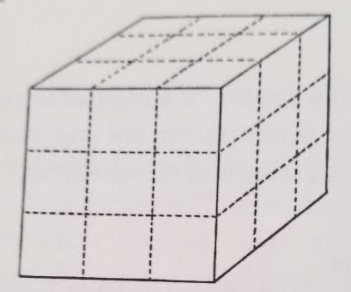
#> input picture Resources/A3_Images/Mathematics/Geometry/cube_27.png, 351 x 292 px, found by its file name
$ jupyter execute 'Problems 1 Start.ipynb'   (shell and % lines are left out)   (older library calls are emulated)
#> lines starting #> are read from the running program, lines starting #| are printed output that depends on the picture
# ${\Large \infty}$ Problem Guide and Starter Problems

### Friendly introduction

These **Problems** are here for you to try out.  They are organized into categories
and have stars from 1 to 5.

$\star$ Could be easy, perhaps not...

$\star\star$ Probably will require at least 15 minutes of your time to solve.

$\star\star\star$ I can solve it but it might take me a few days. For you: Maybe an hour.

$\star\star\star\star$ I can't solve it. If you solve it you win an awesome prize, seriously.

$\star\star\star\star\star$ Nobody has ever solved this problem in all of human history. Not even Tristan.

Many of these problems are taken from books. There is a book list on the second Welcome page listing
them if you wish to read more. Reading the source book might help when the problem is challenging.
Books provide problem context (usually) and solutions (often).

You are also encouraged to ask *anyone* for help. Start with your younger brothers and sisters.
Parents are good. Teachers are ok. Other club members are excellent. You can even ask the guides.

Some of the problems are solved in the appendices... but that is the wild west... good luck.

The problems on this page are all one or two stars.

### $\star\;$ Grab apples

If you took 7 apples from a basket that contains 12 apples, how many apples would you have?

### $\star\;$ Naming animals

A farmer has 20 pigs, 40 cows, and 60 horses. How many horses does he have if you call the cows horses?

### $\star\;$ Sum is the product

What three positive integers have a sum equal to their product?

### $\star\;$ Age squared

In the year 2017 Mr. Kilroy said 'I will be $n$ years old in the year $n^2$.' When was he born?

### $\star\;$ Egg boil

You have a 7-minute timer and an 11-minute timer... how would you go about cooking an egg for exactly 15 minutes?

### $\star\star\;$ Poetry fragment

How old is the city mentioned in this bit of poetry?

*A rose-red city half as old as Time.*

*One billion years ago the city's age*

*Was just two-fifths of what Time's age will be*

*A billion years from today.*

### $\star\star\;$ Cutting the cube

A carpenter working with a buzz saw wishes to cut a wooden cube, three inches on a side, into 27 one-inch cubes.
(See the figure below.) He can do this easily by making six cuts through the cube,
keeping the pieces together in a cube shape. Can
he reduce the number of necessary cuts by rearranging the pieces after each cut?

[cell 1]
from PIL import Image
Image.open("/home/nbuser/cube_27.png").resize((300,270),Image.ANTIALIAS)
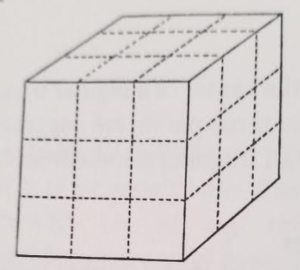
#> Out: PIL image 300x270 RGB; mean R, G, B 214, 208.3, 207.3
